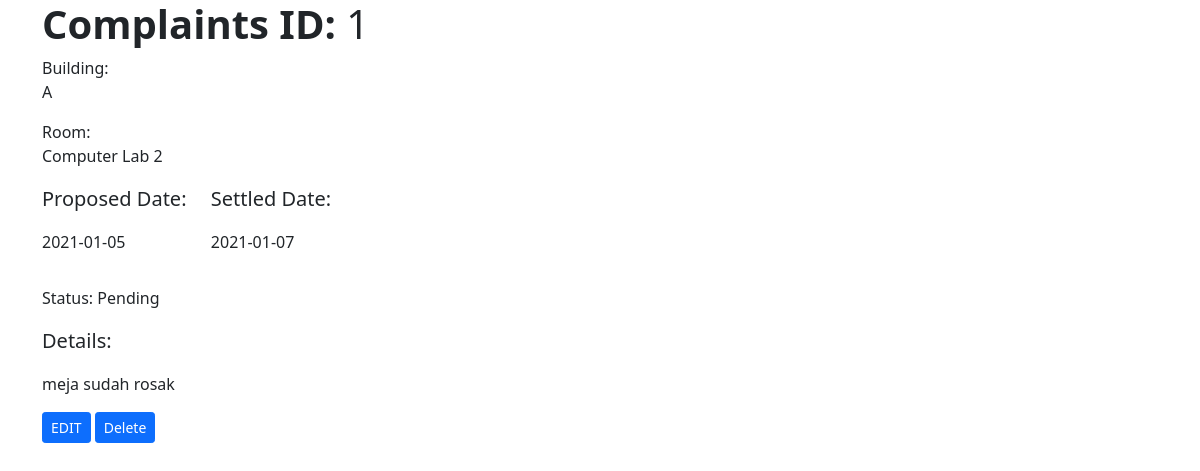
Page /complaints/detailComplaint.php?id=1 (signed in) on the committed database.
### tables this page shows
CREATE TABLE `complaints` (
  `compID` int(10) NOT NULL,
  `c_userIC` varchar(12) DEFAULT NULL,
  `c_assetID` varchar(10) DEFAULT NULL,
  `c_roomID` varchar(10) DEFAULT NULL,
  `c_status` varchar(2) DEFAULT '1',
  `proposedDate` datetime NOT NULL DEFAULT sysdate(),
  `detail` text DEFAULT NULL,
  `setledDate` datetime DEFAULT NULL,
  `action_desc` text DEFAULT NULL,
  `followedBy` varchar(12) DEFAULT NULL,
  `c_img_path` varchar(50) DEFAULT NULL
);

CREATE TABLE `rooms` (
  `r_roomID` varchar(10) NOT NULL,
  `PIC` varchar(12) DEFAULT NULL,
  `r_nameBI` varchar(50) NOT NULL,
  `r_nameBM` varchar(50) NOT NULL,
  `blok` varchar(2) DEFAULT NULL,
  `r_img_path` varchar(50) DEFAULT NULL
);

CREATE TABLE `status` (
  `s_statusID` varchar(2) NOT NULL CHECK (`s_statusID` in ('1','2','3','4')),
  `s_nameBI` varchar(50) NOT NULL,
  `s_nameBM` varchar(50) NOT NULL
);

### complaints/detailComplaint.php (the view, shortened to what this page needs)
<?php
    require_once("../dbconfig.php");
    if(isset($_GET['id'])){
        $id = $_GET['id'];
        $sql = "SELECT * FROM complaints, rooms, blocks
                WHERE complaints.c_roomID = rooms.r_roomID
                AND rooms.blok = blocks.block_no
                AND compID=".$id.";";
        $result = mysqli_query($conn, $sql);
        if ($result){
            $row = mysqli_fetch_array($result);
            $pDate = explode(" ", $row["proposedDate"]);
            $sDate = explode(" ", $row["setledDate"]);
?>
<!DOCTYPE html>
<html lang="en">
<head>
    <link href="https://cdn.jsdelivr.net/npm/bootstrap@5.0.0-beta1/dist/css/bootstrap.min.css" rel="stylesheet">
</head>
<body>
    <div class="container">
        <h1><strong>Complaints ID: </strong><?php echo $row["compID"];?></h1>
        <span>Building: </span><p><?php echo $row["blok"];?></p>
        <span>Room: </span><p><?php echo $row["r_nameBI"];?></p>
        <ul class="list-inline">
            <li class="list-inline-item"><p class="lead">Proposed Date: </p><p><?php echo $pDate[0];?></p></li>
            <li class="list-inline-item">
                <p class="lead">Settled Date: </p><p><?php if(empty($sDate[0])){echo "-";} else {echo $sDate[0];}?></p>
            </li>
        </ul>
        <p>
            Status:
            <?php
                $sql2 = "SELECT * FROM status WHERE s_statusID = '".$row["c_status"]."'";
                $result2 = mysqli_query($conn, $sql2);
                $row2 = mysqli_fetch_array($result2);
                echo $row2["s_nameBI"];
            ?>
        </p>
        <p class="lead">Details: </p><p><?php echo $row['detail']; ?></p>
        <a href="modifyComplaint.php?id=<?php echo $id; ?>" class="btn btn-primary btn-sm">EDIT</a>
        <a href="deleteComplaint.php?id=<?php echo $id; ?>" class="btn btn-primary btn-sm">Delete</a>
    </div>
</body>
</html>
<?php
        } else{
            echo "ERROR:  $conn->error";
            header("refresh: 6; location: readComplaint.php");
        }
    } else {
        echo "ERROR Occur! Will direct back to the same page in 5 seconds";
        header("refresh: 5; location: readComplaint.php");
    }
?>

### rows in the picture
complaints: c_roomID.blok "A", c_roomID.r_nameBI "Computer Lab 2", proposedDate "2021-01-05", setledDate "2021-01-07", detail "meja sudah rosak"
status: s_nameBI "Pending"
